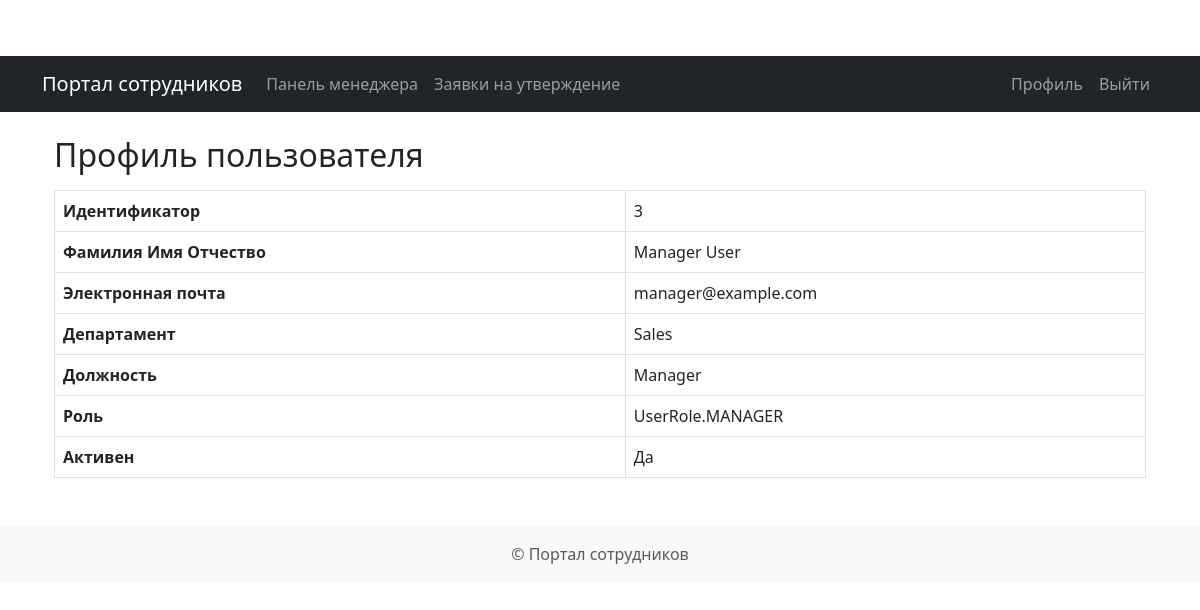
/profile (signed in), run on an earlier commit of the app's database.
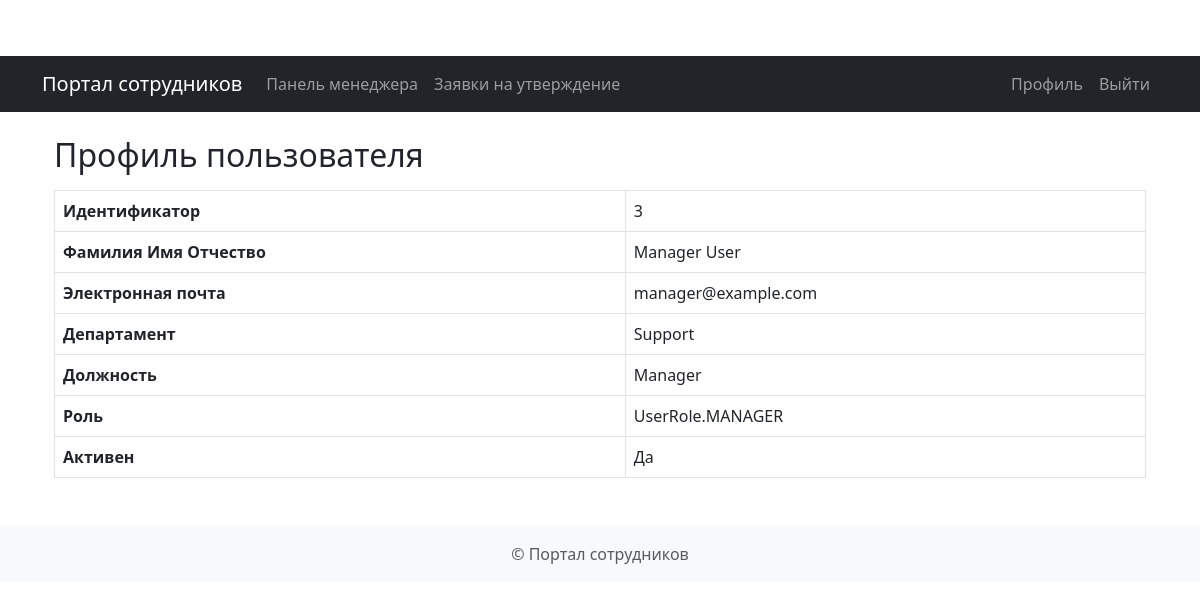
And on a later commit of the database.
### app/models.py (models this page shows)
class User(Base):
    __tablename__ = "users"
    id = Column(Integer, primary_key=True, index=True)
    email = Column(String, unique=True, index=True)
    hashed_password = Column(String)
    full_name = Column(String)
    department = Column(String)
    position = Column(String)
    is_active = Column(Boolean, default=True)
    role = Column(SQLEnum(UserRole), default=UserRole.EMPLOYEE)
    manager_id = Column(Integer, ForeignKey("users.id"), nullable=True)
    requests = relationship("Request", back_populates="owner", foreign_keys="Request.owner_id")
    managed_requests = relationship("Request", back_populates="manager", foreign_keys="Request.manager_id")
    hr_requests = relationship("Request", back_populates="hr_officer", foreign_keys="Request.hr_officer_id")
    subordinates = relationship("User", remote_side=[id])

### app/routes/common.py (the view)
@router.get("/profile", response_class=HTMLResponse)
async def user_profile(
    request: StarletteRequest,
    current_user: User = Depends(get_current_user),
    db: Session = Depends(get_db)
):
    return templates.TemplateResponse(
        "common/profile.html",
        {"request": request, "user": current_user}
    )

### app/templates/common/profile.html
{% extends 'base.html' %}
{% block content %}
<div class="container mt-4">
    <h2>Профиль пользователя</h2>
    <table class="table table-bordered mt-3">
        <tr>
            <th>Идентификатор</th>
            <td>{{ user.id }}</td>
        </tr>
        <tr>
            <th>Фамилия Имя Отчество</th>
            <td>{{ user.full_name }}</td>
        </tr>
        <tr>
            <th>Электронная почта</th>
            <td>{{ user.email }}</td>
        </tr>
        <tr>
            <th>Департамент</th>
            <td>{{ user.department }}</td>
        </tr>
        <tr>
            <th>Должность</th>
            <td>{{ user.position }}</td>
        </tr>
        <tr>
            <th>Роль</th>
            <td>{{ user.role }}</td>
        </tr>
        <tr>
            <th>Активен</th>
            <td>{{ 'Да' if user.is_active else 'Нет' }}</td>
        </tr>
    </table>
</div>
{% endblock %}

What changed in the data, as far as the page shows it:
changed User "Manager User": department "Sales" → "Support"
